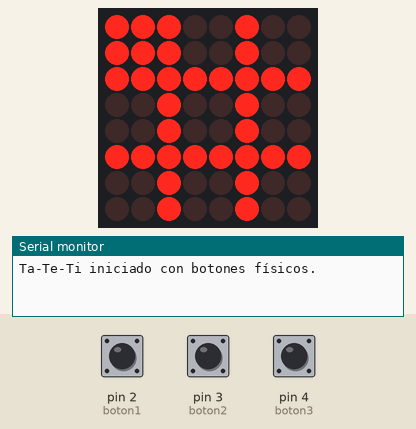
A sketch run on a simulated Arduino Uno, built with avr-gcc and run on an emulated ATmega328P. Parts: 8×8 LED matrix, the last lines printed to the serial monitor. The inputs (shaded band) are chosen by the test bench; at power-on: pin 3 (boton2) HIGH, pin 2 (boton1) HIGH, pin 4 (boton3) HIGH.

Above: at 1.2 s.
1.3 s: pin 3 (boton2) pulled LOW for 0.15 s
At 2.0 s:
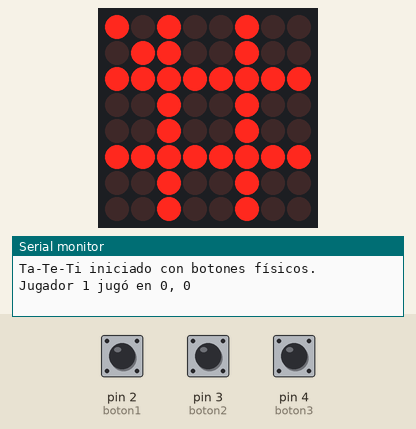
2.9 s: pin 2 (boton1) pulled LOW for 0.15 s
At 3.31 s:
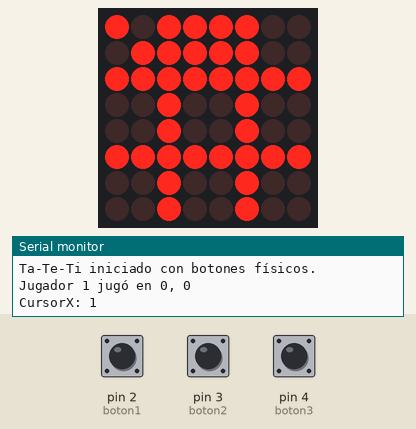
6.0 s: pin 4 (boton3) pulled LOW for 0.15 s
At 6.41 s:
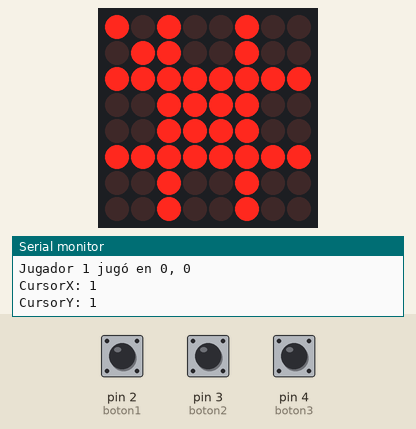
9.1 s: pin 2 (boton1) pulled LOW for 1 s
At 9.51 s:
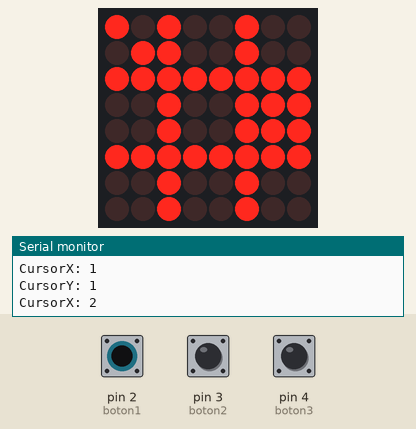
13.1 s: pin 4 (boton3) pulled LOW for 1 s
At 13.51 s:
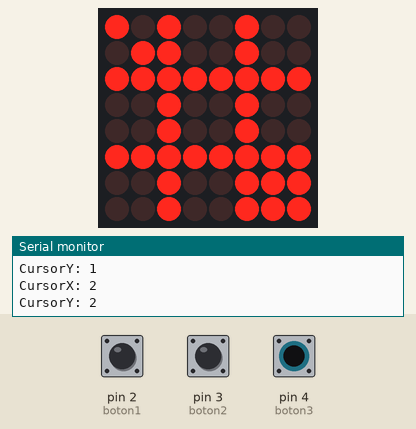
17.1 s: pin 2 (boton1) pulled LOW for 0.15 s
At 17.51 s:
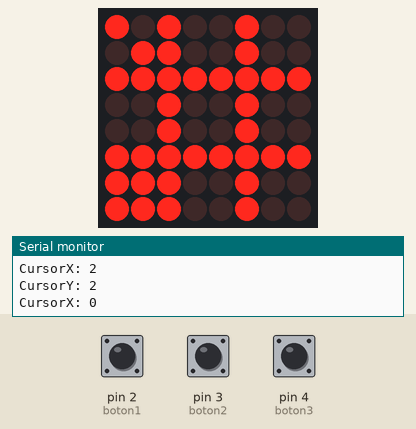
Timing chart, 0 to 20.1 s (numbered marks = the images above; inputs shaded):
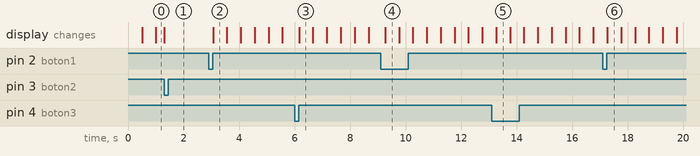

The sketch:

Tateti_Final_With_Buttons.ino
```cpp
#include <LedControl.h>

// Pines para la matriz LED: DIN=12, CLK=11, CS=10
LedControl lc = LedControl(12, 11, 10, 1);

// Pines de botones
const int boton1 = 2;  // Eje X
const int boton2 = 3;  // Selección
const int boton3 = 4;  // Eje Y

// Estados anteriores de botones (para detectar flanco descendente)
bool bandera1 = false;
bool bandera2 = false;
bool bandera3 = false;

// Lógica del juego
char board[3][3];
int currentPlayer = 1;
int cursorX = 0;
int cursorY = 0;

// Parpadeo del cursor
unsigned long lastBlinkTime = 0;
const int blinkInterval = 500;
bool blinkState = true;

void setup() {
  // Inicializa botones
  pinMode(boton1, INPUT_PULLUP);
  pinMode(boton2, INPUT_PULLUP);
  pinMode(boton3, INPUT_PULLUP);

  // Inicializa matriz LED
  lc.shutdown(0, false);
  lc.setIntensity(0, 8);
  lc.clearDisplay(0);

  Serial.begin(9600);
  resetBoard();
  drawBoard();

  Serial.println("Ta-Te-Ti iniciado con botones físicos.");
}

void loop() {
  // Control de parpadeo del cursor
  unsigned long currentMillis = millis();
  if (currentMillis - lastBlinkTime >= blinkInterval) {
    lastBlinkTime = currentMillis;
    blinkState = !blinkState;
    drawBoard();  // Actualiza visualización
  }

  // Leer botones
  int btn1 = digitalRead(boton1);
  int btn2 = digitalRead(boton2);
  int btn3 = digitalRead(boton3);

  // Eje X
  if (bandera1 && btn1 == LOW) {
    cursorX = (cursorX + 1) % 3;
    Serial.print("CursorX: ");
    Serial.println(cursorX);
    drawBoard();  // Refresca al mover
    delay(150);   // Evita rebotes rápidos
  }

  // Seleccionar
  if (bandera2 && btn2 == LOW) {
    if (board[cursorY][cursorX] == ' ') {
      board[cursorY][cursorX] = (currentPlayer == 1) ? 'X' : 'O';
      Serial.print("Jugador ");
      Serial.print(currentPlayer);
      Serial.print(" jugó en ");
      Serial.print(cursorY);
      Serial.print(", ");
      Serial.println(cursorX);

      if (checkWin()) {
        Serial.print("¡Jugador ");
        Serial.print(currentPlayer);
        Serial.println(" ha ganado!");
        delay(3000);
        resetBoard();
      } else if (isFull()) {
        Serial.println("¡Empate!");
        delay(3000);
        resetBoard();
      } else {
        currentPlayer = 3 - currentPlayer;  // Cambiar jugador
      }
    } else {
      Serial.println("Casilla ocupada. Elige otra.");
    }
    drawBoard();  // Refresca después de selección
    delay(150);   // Evita doble pulsación
  }

  // Eje Y
  if (bandera3 && btn3 == LOW) {
    cursorY = (cursorY + 1) % 3;
    Serial.print("CursorY: ");
    Serial.println(cursorY);
    drawBoard();
    delay(150);
  }

  // Actualizar banderas
  bandera1 = btn1;
  bandera2 = btn2;
  bandera3 = btn3;
}

// ====== FUNCIONES DEL JUEGO =======

void resetBoard() {
  for (int i = 0; i < 3; i++)
    for (int j = 0; j < 3; j++)
      board[i][j] = ' ';
  currentPlayer = 1;
  cursorX = 0;
  cursorY = 0;
  drawBoard();
}

void drawBoard() {
  lc.clearDisplay(0);
  drawGrid();
  for (int row = 0; row < 3; row++) {
    for (int col = 0; col < 3; col++) {
      int x = col * 3;
      int y = row * 3;

      if (row == cursorY && col == cursorX && board[row][col] == ' ') {
        // Mostrar cursor parpadeante si la celda está vacía
        lc.setLed(0, y, x, blinkState);
        lc.setLed(0, y, x + 1, blinkState);
        lc.setLed(0, y + 1, x, blinkState);
        lc.setLed(0, y + 1, x + 1, blinkState);
      } else {
        drawSymbol(board[row][col], x, y);
      }
    }
  }
}

void drawSymbol(char symbol, int x, int y) {
  if (symbol == 'X') {
    // Diagonal mini cruz (2 LEDs)
    lc.setLed(0, y, x, true);
    lc.setLed(0, y + 1, x + 1, true);
  } else if (symbol == 'O') {
    // Cuadro (4 LEDs), parpadeante
    lc.setLed(0, y, x, blinkState);
    lc.setLed(0, y, x + 1, blinkState);
    lc.setLed(0, y + 1, x, blinkState);
    lc.setLed(0, y + 1, x + 1, blinkState);
  }
}

void drawGrid() {
  // Verticales
  for (int y = 0; y < 8; y++) {
    lc.setLed(0, y, 2, true);
    lc.setLed(0, y, 5, true);
  }
  // Horizontales
  for (int x = 0; x < 8; x++) {
    lc.setLed(0, 2, x, true);
    lc.setLed(0, 5, x, true);
  }
}

bool checkWin() {
  for (int i = 0; i < 3; i++) {
    if (board[i][0] != ' ' &&
        board[i][0] == board[i][1] &&
        board[i][1] == board[i][2]) return true;

    if (board[0][i] != ' ' &&
        board[0][i] == board[1][i] &&
        board[1][i] == board[2][i]) return true;
  }

  if (board[0][0] != ' ' &&
      board[0][0] == board[1][1] &&
      board[1][1] == board[2][2]) return true;

  if (board[0][2] != ' ' &&
      board[0][2] == board[1][1] &&
      board[1][1] == board[2][0]) return true;

  return false;
}

bool isFull() {
  for (int i = 0; i < 3; i++)
    for (int j = 0; j < 3; j++)
      if (board[i][j] == ' ') return false;
  return true;
}
```

Measured:
- after the input at 1.3 s, the display: changes at once (image 1)
- after the input at 2.9 s, the display: changes after 0.16 s (image 2)
- after the input at 6.0 s, the display: changes after 0.16 s (image 3)
- after the input at 9.1 s, the display: changes after 0.16 s (image 4)
- after the input at 13.1 s, the display: changes after 0.16 s (image 5)
- after the input at 17.1 s, the display: changes after 0.16 s (image 6)
- what the display in image 2 shows lasts 0.5 s, from 3.1 s to 3.6 s
